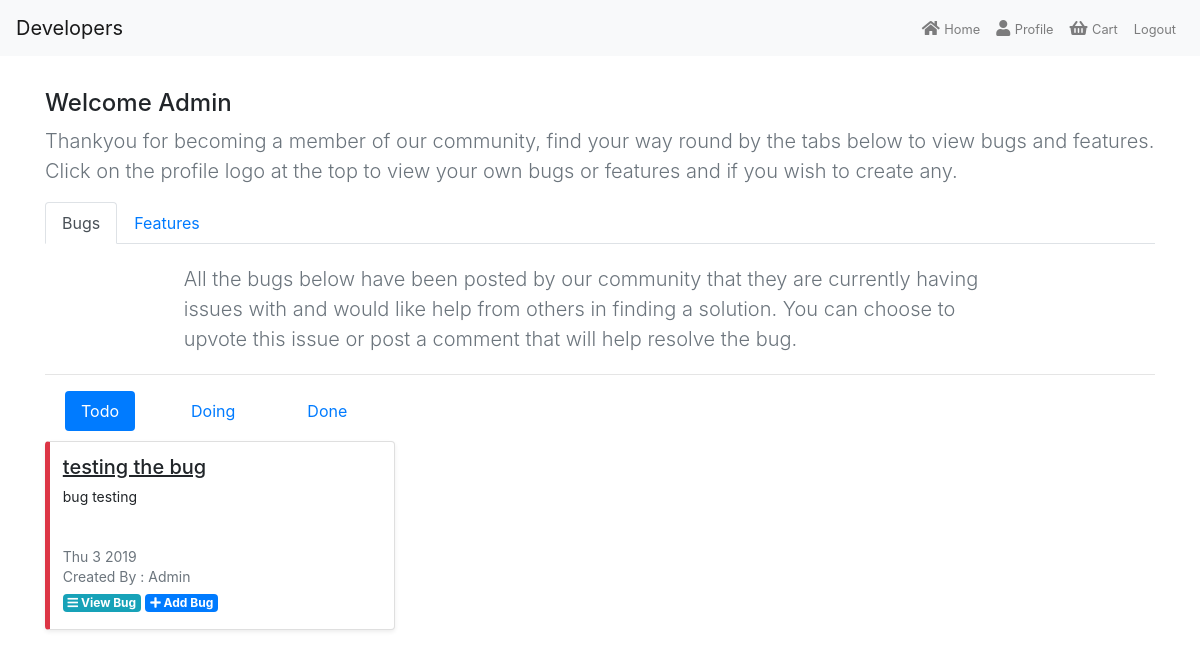
Screenshot of /homepage/ (signed in) with the database file from the repository.
### bug/models.py (models this page shows, shortened)
class Bug(models.Model):
    app_choices = [
         ("Doing", "Doing"),
         ("Done", "Done")
     ]
    title = models.CharField(max_length=100)
    description = models.TextField()
    created_date = models.DateTimeField(default=timezone.now)
    views = models.IntegerField(default=0)
    upvotes = models.IntegerField(default=0)
    price = models.DecimalField(max_digits=6, decimal_places=2, default=0)
    author = models.ForeignKey(User, on_delete=models.CASCADE)
    assigned = models.CharField(max_length=100, default="")
    status = models.CharField(max_length=10, choices=app_choices, default="Todo")

### home/views.py (the view)
# urls.py: url(r'^homepage/', home, name="home"),
@login_required
def home(request):
    bugs = Bug.objects.all()
    features = Feature.objects.all()
    context = {
        "bugs": bugs,
        "features": features,
    }
    return render(request, "home.html", context)

### home/templates/home.html (shortened to what this page needs)
{% extends 'base.html' %}
{% block content %}
<div class="container mt-3">
   <h4>Welcome {{ user.username|capfirst }}</h4>
   <p class="lead text-muted"> Thankyou for becoming a member of our community, find your way round by the tabs below to view bugs and features. Click on the profile logo at the top to view your own bugs or features and if you wish to create any.</p>
    <ul class="nav nav-tabs mt-3" id="myTab" role="tablist">
        <li class="nav-item">
            <a class="nav-link active" id="Bug-tab" data-toggle="tab" href="#Bug" role="tab" aria-controls="Bug" aria-selected="true">Bugs</a>
        </li>
        <li class="nav-item">
            <a class="nav-link" id="Feature-tab" data-toggle="tab" href="#Feature" role="tab" aria-controls="Feature" aria-selected="false">Features</a>
        </li>
    </ul>
    <div class="tab-content" id="myTabContent">
        <div class="tab-pane fade show active" id="Bug" role="tabpanel"    aria-labelledby="Bug-tab">
            <p class="lead text-muted tab-display">
                All the bugs below have been posted by our community that they are currently having issues with and would like help from others in finding a solution. You can choose to upvote this issue or post a comment that will help resolve the bug.
            </p>
            <hr>
            <div>
                <ul class="nav nav-pills" id="pills-tab" role="tablist">
                    <li class="nav-item">
                        <a class="nav-link active status-tabs" id="pills-home-tab" data-toggle="pill" href="#pills-home" role="tab" aria-controls="pills-home" aria-selected="true">Todo</a>
                    </li>
                    <li class="nav-item">
                        <a class="nav-link status-tabs" id="pills-profile-tab" data-toggle="pill" href="#pills-profile" role="tab" aria-controls="pills-profile" aria-selected="false">Doing</a>
                    </li>
                    <li class="nav-item">
                        <a class="nav-link status-tabs" id="pills-contact-tab" data-toggle="pill" href="#pills-contact" role="tab" aria-controls="pills-contact" aria-selected="false">Done</a>
                    </li>
                </ul>
            </div>
            <div class="tab-content" id="pills-tabContent">
                <div class="tab-pane fade show active" id="pills-home" role="tabpanel" aria-labelledby="pills-home-tab">
                    <div class="row">
                        {% for bug in bugs %}
                            {% if bug.status == "Todo" %}
                                <div class="col-md-4">
                                    <div style="border-left: 5px solid #dc3545" class="card flex-md-row mb-4 shadow-sm h-md-250 card-display">
                                        <div class="card-body d-flex flex-column align-items-start">
                                            <h5 class="post-title">
                                                {{ bug.title }}
                                            </h5>
                                            <p class="card-text mb-auto post-text">
                                                {{ bug.description|truncatechars:65 }}
                                            </p>
                                            <div class="mb-1 text-muted post-date">
                                                {{ bug.created_date| date:"D j Y " }}
                                                <br>
                                                Created By : {{ bug.author|capfirst }}
                                            </div>
                                            <div>
                                                <a class="badge badge-info mb-1" href="{% url 'preview_bug' bug.id %}">
                                                    <i class="fa fa-bars" aria-hidden="true"></i>
                                                    View Bug
                                                </a>
                                                <a class="badge badge-primary" href="{% url 'add_bug' bug.id %}">
                                                    <i class="fa fa-plus" aria-hidden="true"></i>
                                                    Add Bug
                                                </a>
                                            </div>
                                        </div>
                                    </div>
                                </div>
                            {% endif %}
                        {% endfor %}
                    </div>
                </div>
            </div>
        </div>
    </div>
</div>
{% endblock %}

### static/css/styles.css (style rules this page uses)
body { padding: 0; margin: 0; }
.tab-display { width: 75% !important; margin: 20px auto; }
.post-title { text-decoration: underline; }
.post-date { font-size: 14px; }
.post-text { font-size: 14px; }
.card-body { line-height: 20px; padding: .8rem; height: 187px; }
.status-tabs { margin: 0px 20px 10px 20px; }

### rows the page displays
Bug: title "testing the bug", description "bug testing", created_date "Thu 3 2019", author "Admin"

### other values shown
{{ user.username|capfirst }} "Admin"
